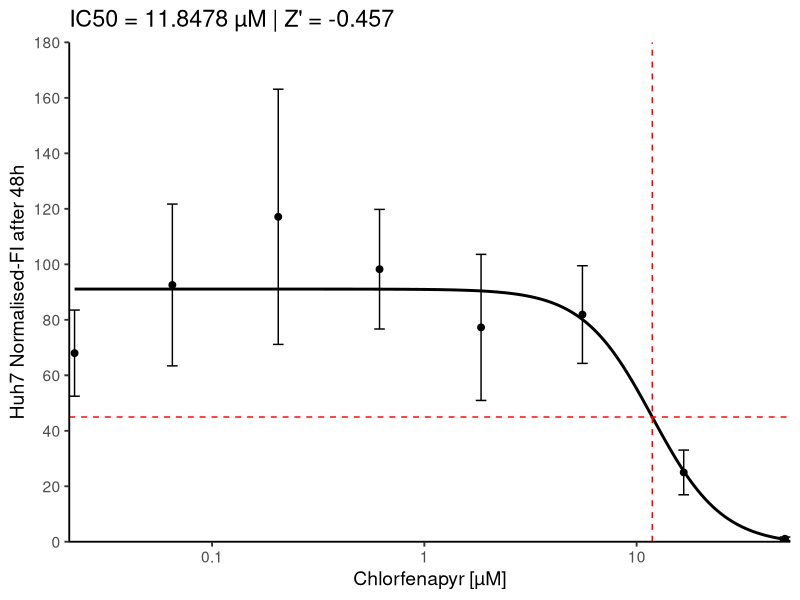

R code for this plot:
# Pakete laden
library(ggplot2)

# Beispiel: Vektoren (durch deine Daten ersetzen)
q <- c(50, 16.665,	5.555, 	1.85, 	0.615, 	0.205, 	0.065, 	0.0225)
w <- c(1.085635539,	24.99403199,	81.88437249,	77.26079125,	98.24160681,	117.12331,	92.55571953,	67.99084182)
e <- c(0.615048665,	8.055855293,	17.60495298,	26.32530594,	21.5551648,	45.99434934,	29.16201603,	15.52860549)

pos_ctrl <- c(-1.76056338,
              2.085006185,
              1.800711821,
              2.284663296
              
)
neg_ctrl <- c(55.89748041,
              65.23145034,
              147.0800148,
              131.7910545
              
)

data <- data.frame(Konzentration = q, Wirkung = w, SD = e)

# ---------------------------
# y-Achse
# ---------------------------
y_min <- floor(min(w - e) / 20) * 20
y_max <- ceiling(max(w + e) / 20) * 20

# ---------------------------
# Sigmoid-Funktion
# ---------------------------
sigmoid <- function(conc, bottom, top, logLC50, slope) {
  bottom + (top - bottom) / (1 + exp(slope * (log(conc) - logLC50)))
}

# ---------------------------
# Fit
# ---------------------------
fit <- nls(
  Wirkung ~ sigmoid(Konzentration, bottom, top, logLC50, slope),
  data = data,
  start = list(
    bottom = min(w),
    top = max(w),
    logLC50 = log(median(q)),
    slope = 1.5
  ),
  control = nls.control(maxiter = 5000, warnOnly = TRUE)
)

coef_fit <- coef(fit)

# ---------------------------
# LC50
# ---------------------------
target_y <- coef_fit["bottom"] +
  (coef_fit["top"] - coef_fit["bottom"]) / 2

LC50_numeric <- tryCatch({
  uniroot(
    function(x)
      sigmoid(x,
              coef_fit["bottom"],
              coef_fit["top"],
              coef_fit["logLC50"],
              coef_fit["slope"]) - target_y,
    lower = min(q) / 10,
    upper = max(q) * 10
  )$root
}, error = function(e) NA)

# ---------------------------
# Z'-Faktor
# ---------------------------
z_prime <- 1 - (3 * (sd(pos_ctrl) + sd(neg_ctrl))) /
  abs(mean(pos_ctrl) - mean(neg_ctrl))

# ---------------------------
# Kurve
# ---------------------------
q_pred <- exp(seq(log(min(q)), log(max(q)), length.out = 400))

curve_data <- data.frame(
  Konzentration = q_pred,
  Wirkung = sigmoid(
    q_pred,
    coef_fit["bottom"],
    coef_fit["top"],
    coef_fit["logLC50"],
    coef_fit["slope"]
  )
)

# ---------------------------
# Plot
# ---------------------------
ggplot(data, aes(x = Konzentration, y = Wirkung)) +
  geom_point(size = 2, color = "black") +
  geom_errorbar(aes(ymin = Wirkung - SD, ymax = Wirkung + SD),
                width = 0.05, color = "black") +
  geom_line(data = curve_data,
            aes(x = Konzentration, y = Wirkung),
            color = "black", linewidth = 1) +
  geom_vline(xintercept = LC50_numeric, color = "red", linetype = "dashed") +
  geom_hline(yintercept = target_y, color = "red", linetype = "dashed") +
  scale_x_log10(
    expand = c(0, 0),
    breaks = scales::log_breaks()(q),
    labels = function(x) round(x, 3)
  ) +
  scale_y_continuous(
    limits = c(y_min, y_max),
    breaks = seq(y_min, y_max, by = 20),
    expand = c(0, 0)
  ) +
  geom_hline(yintercept = 0, linewidth = 0.5, color = "black") +
  theme_classic(base_size = 14) +
  labs(
    x = "Chlorfenapyr [µM]",
    y = "Huh7 Normalised-FI after 48h",
    title = paste0(
      "IC50 = ",
      ifelse(is.na(LC50_numeric), "nicht bestimmbar", round(LC50_numeric, 4)),
      " µM | Z' = ",
      round(z_prime, 3))
  )
